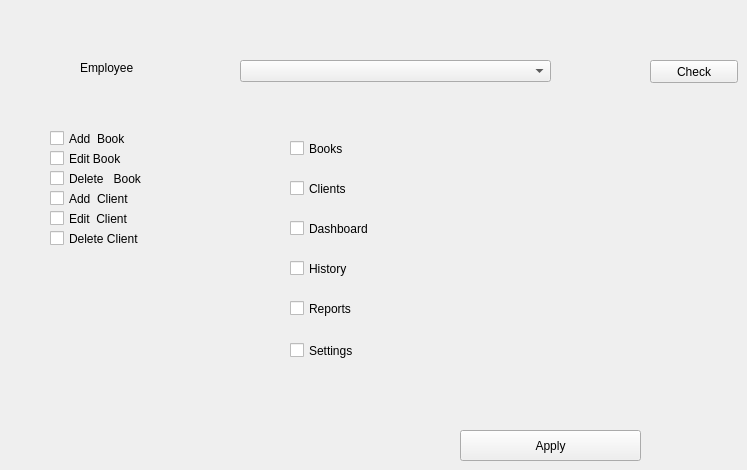
      <widget class="QWidget" name="tab_17">
       <attribute name="title">
        <string>Add User Permissions</string>
       </attribute>
       <widget class="QLabel" name="label_48">
        <property name="geometry">
         <rect>
          <x>80</x>
          <y>60</y>
          <width>151</width>
          <height>16</height>
         </rect>
        </property>
        <property name="text">
         <string>Employee</string>
        </property>
       </widget>
       <widget class="QComboBox" name="comboBox_18">
        <property name="geometry">
         <rect>
          <x>240</x>
          <y>60</y>
          <width>311</width>
          <height>22</height>
         </rect>
        </property>
       </widget>
       <widget class="QPushButton" name="pushButton_29">
        <property name="geometry">
         <rect>
          <x>460</x>
          <y>430</y>
          <width>181</width>
          <height>31</height>
         </rect>
        </property>
        <property name="text">
         <string>Apply</string>
        </property>
       </widget>
       <widget class="QCheckBox" name="checkBox">
        <property name="geometry">
         <rect>
          <x>50</x>
          <y>130</y>
          <width>131</width>
          <height>17</height>
         </rect>
        </property>
        <property name="text">
         <string>Add  Book </string>
        </property>
       </widget>
       <widget class="QCheckBox" name="checkBox_2">
        <property name="geometry">
         <rect>
          <x>50</x>
          <y>150</y>
          <width>131</width>
          <height>17</height>
         </rect>
        </property>
        <property name="text">
         <string>Edit Book </string>
        </property>
       </widget>
       <widget class="QCheckBox" name="checkBox_3">
        <property name="geometry">
         <rect>
          <x>50</x>
          <y>190</y>
          <width>131</width>
          <height>17</height>
         </rect>
        </property>
        <property name="text">
         <string>Add  Client</string>
        </property>
       </widget>
       <widget class="QCheckBox" name="checkBox_4">
        <property name="geometry">
         <rect>
          <x>50</x>
          <y>170</y>
          <width>131</width>
          <height>17</height>
         </rect>
        </property>
        <property name="text">
         <string>Delete   Book </string>
        </property>
       </widget>
       <widget class="QCheckBox" name="checkBox_5">
        <property name="geometry">
         <rect>
          <x>50</x>
          <y>210</y>
          <width>131</width>
          <height>17</height>
         </rect>
        </property>
        <property name="text">
         <string>Edit  Client</string>
        </property>
       </widget>
       <widget class="QCheckBox" name="checkBox_6">
        <property name="geometry">
         <rect>
          <x>290</x>
          <y>260</y>
          <width>131</width>
          <height>17</height>
         </rect>
        </property>
        <property name="text">
         <string>History</string>
        </property>
       </widget>
       <widget class="QCheckBox" name="checkBox_7">
        <property name="geometry">
         <rect>
          <x>290</x>
          <y>140</y>
          <width>131</width>
          <height>17</height>
         </rect>
        </property>
        <property name="text">
         <string>Books</string>
        </property>
       </widget>
       <widget class="QCheckBox" name="checkBox_8">
        <property name="geometry">
         <rect>
          <x>290</x>
          <y>180</y>
          <width>131</width>
          <height>17</height>
         </rect>
        </property>
        <property name="text">
         <string>Clients</string>
        </property>
       </widget>
       <widget class="QCheckBox" name="checkBox_9">
        <property name="geometry">
         <rect>
          <x>50</x>
          <y>230</y>
          <width>131</width>
          <height>17</height>
         </rect>
        </property>
        <property name="text">
         <string>Delete Client</string>
        </property>
       </widget>
       <widget class="QCheckBox" name="checkBox_10">
        <property name="geometry">
         <rect>
          <x>290</x>
          <y>220</y>
          <width>131</width>
          <height>17</height>
         </rect>
        </property>
        <property name="text">
         <string>Dashboard</string>
        </property>
       </widget>
       <widget class="QCheckBox" name="checkBox_11">
        <property name="geometry">
         <rect>
          <x>290</x>
          <y>300</y>
          <width>131</width>
          <height>17</height>
         </rect>
        </property>
        <property name="text">
         <string>Reports</string>
        </property>
       </widget>
       <widget class="QCheckBox" name="checkBox_12">
        <property name="geometry">
         <rect>
          <x>290</x>
          <y>340</y>
          <width>131</width>
          <height>21</height>
         </rect>
        </property>
        <property name="text">
         <string>Settings</string>
        </property>
       </widget>
       <widget class="QPushButton" name="pushButton_30">
        <property name="geometry">
         <rect>
          <x>650</x>
          <y>60</y>
          <width>88</width>
          <height>23</height>
         </rect>
        </property>
        <property name="text">
         <string>Check</string>
        </property>
       </widget>
      </widget>
